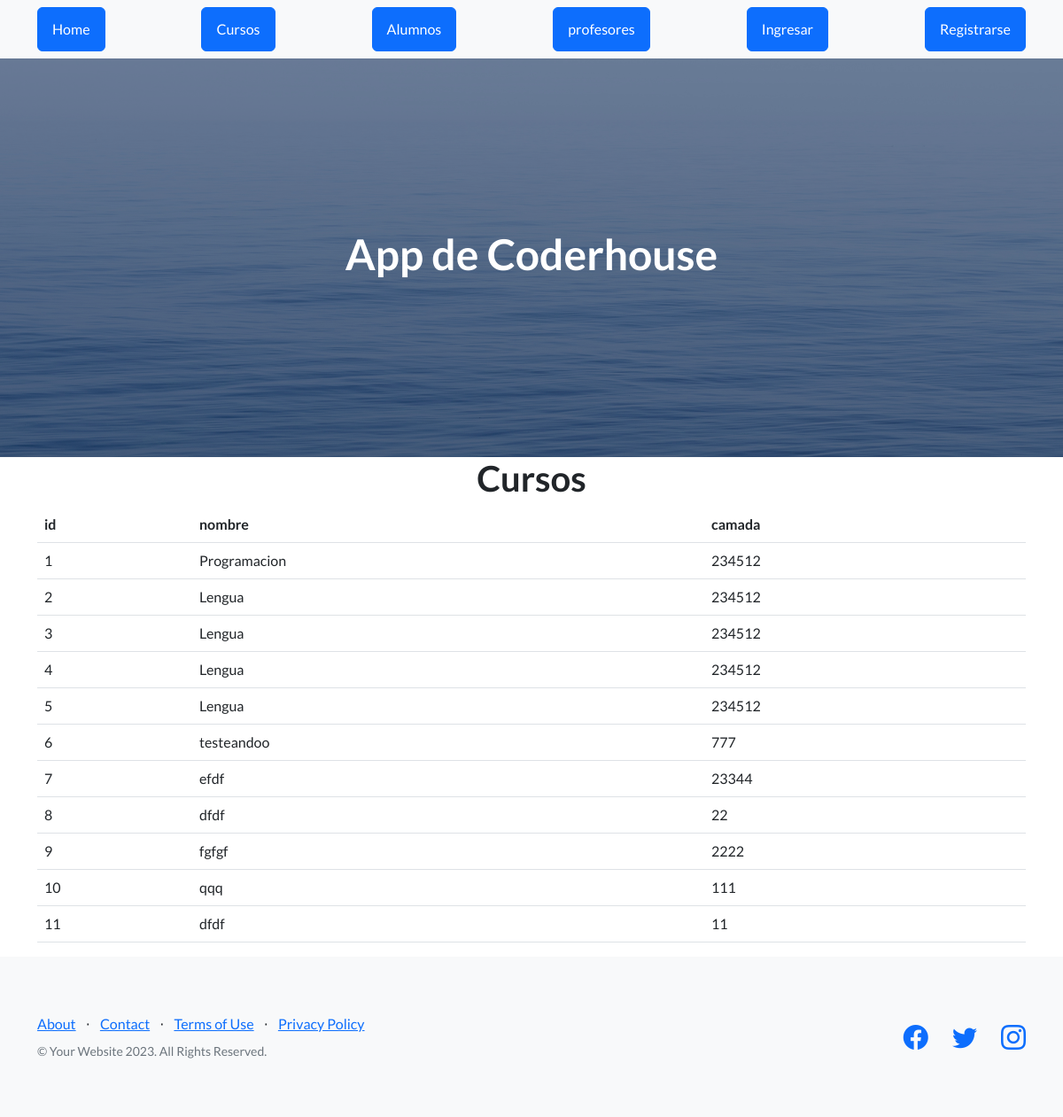
The app's page /AppCoder/ver_cursos with its own data.
### AppCoder/models.py (models this page shows)
class Curso(models.Model):
    nombre = models.CharField(max_length=40)
    camada = models.IntegerField()

### AppCoder/views.py (the view)
# urls.py: path("ver_cursos",views.ver_cursos, name="cursos"),
def ver_cursos(request):
    cursos = Curso.objects.all()
    dicc = {"cursos": cursos}
    plantilla = loader.get_template("cursos.html")
    documento = plantilla.render(dicc)
    return HttpResponse(documento)

### AppCoder/template/cursos.html
{% extends "padre.html" %}
{% load static %}
{% block contenido %}
    <main class="container">
        <h1 class="text-xl-center title"> Cursos </h1>
        <table class="table">
            <thead>
                <tr>
                    <th>id</th>
                    <th>nombre</th>
                    <th>camada</th>
                </tr>
            </thead>
            <tbody>
                {% for n in cursos %}
                <tr>
                    <td>{{n.id}}</td>
                    <td>{{n.nombre}}</td>
                    <td>{{n.camada}}</td>
                </tr>
                {% endfor %}
            </tbody>
        </table>
    </main>
{% endblock %}

### records on screen
Curso: id "1", nombre "Programacion", camada "234512"
Curso: id "2", nombre "Lengua", camada "234512"
Curso: id "3", nombre "Lengua", camada "234512"
Curso: id "4", nombre "Lengua", camada "234512"
Curso: id "5", nombre "Lengua", camada "234512"
Curso: id "6", nombre "testeandoo", camada "777"
Curso: id "7", nombre "efdf", camada "23344"
Curso: id "8", nombre "dfdf", camada "22"
Curso: id "9", nombre "fgfgf", camada "2222"
Curso: id "10", nombre "qqq", camada "111"
Curso: id "11", nombre "dfdf", camada "11"
